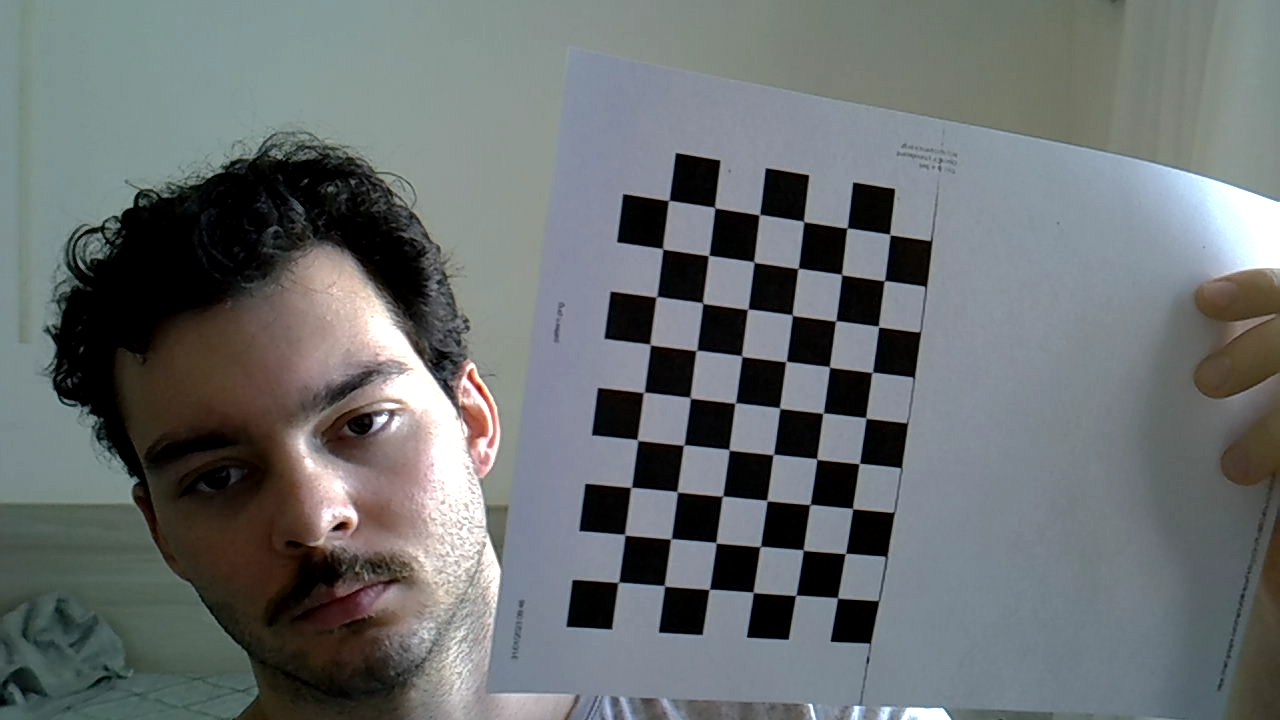
#> input picture Lab2/data/calib/Photo-1.jpeg, 1280 x 720 px; its folder holds only this picture in this run
$ python camera_calib.py
#> lines starting #> are read from the running program, lines starting #| are printed output that depends on the picture; after the words box and inside, x2 and y2 are one past the last pixel; in counts of white or black regions, pixels touching at a corner belong together; long printed decimals are rounded
import numpy as np
import cv2
import glob

criteria = (cv2.TERM_CRITERIA_EPS + cv2.TERM_CRITERIA_MAX_ITER, 30, 0.001)

objp = np.zeros((9*6,3), np.float32)
objp[:,:2] = np.mgrid[0:9,0:6].T.reshape(-1,2)

objpoints = [] # 3d point in real world space
imgpoints = [] # 2d points in image plane.


images = glob.glob('data/calib/*.jpeg')

print(len(images))
for fname in images:
    img = cv2.imread(fname)
#> img is the input picture: shape (720, 1280, 3); mean B, G, R 112, 111.1, 106.3
    gray = cv2.cvtColor(img,cv2.COLOR_BGR2GRAY)
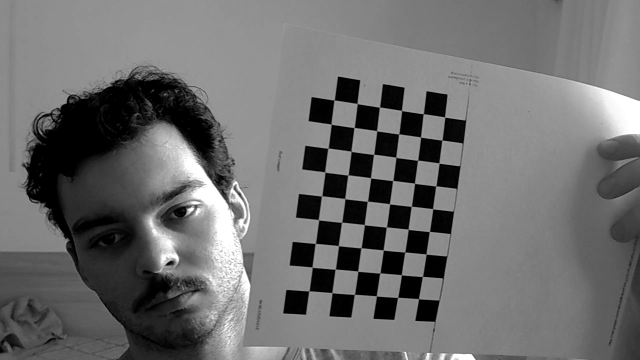
#> gray: shape (720, 1280) (shown at 1/2 size); min 0, max 255, mean 109.8
    # cv2.imshow("img", img)
    # cv2.waitKey(0)
    # Find the chess board corners
    ret, corners = cv2.findChessboardCorners(gray, (9,6),None)
#> ret = True; corners = 54 rows, first 8: [618.3, 582.4], [625.8, 534.4], [631.9, 487.7], [637.5, 439.4], [643.6, 392.2], [650.1, 344.7], [656.7, 297.4], [661.9, 249.7]

    if ret == True:
        objpoints.append(objp)

        corners2 = cv2.cornerSubPix(gray,corners,(11,11),(-1,-1),criteria)
#> corners2 = 54 rows, first 8: [618.4, 582.3], [624.7, 534.7], [631.1, 487.4], [637.5, 440], [643.8, 392.4], [650.1, 344.5], [656.5, 296.7], [662.7, 248.8]
        imgpoints.append(corners2)

        # Draw and display the corners
        img = cv2.drawChessboardCorners(img, (9,6), corners2,ret)
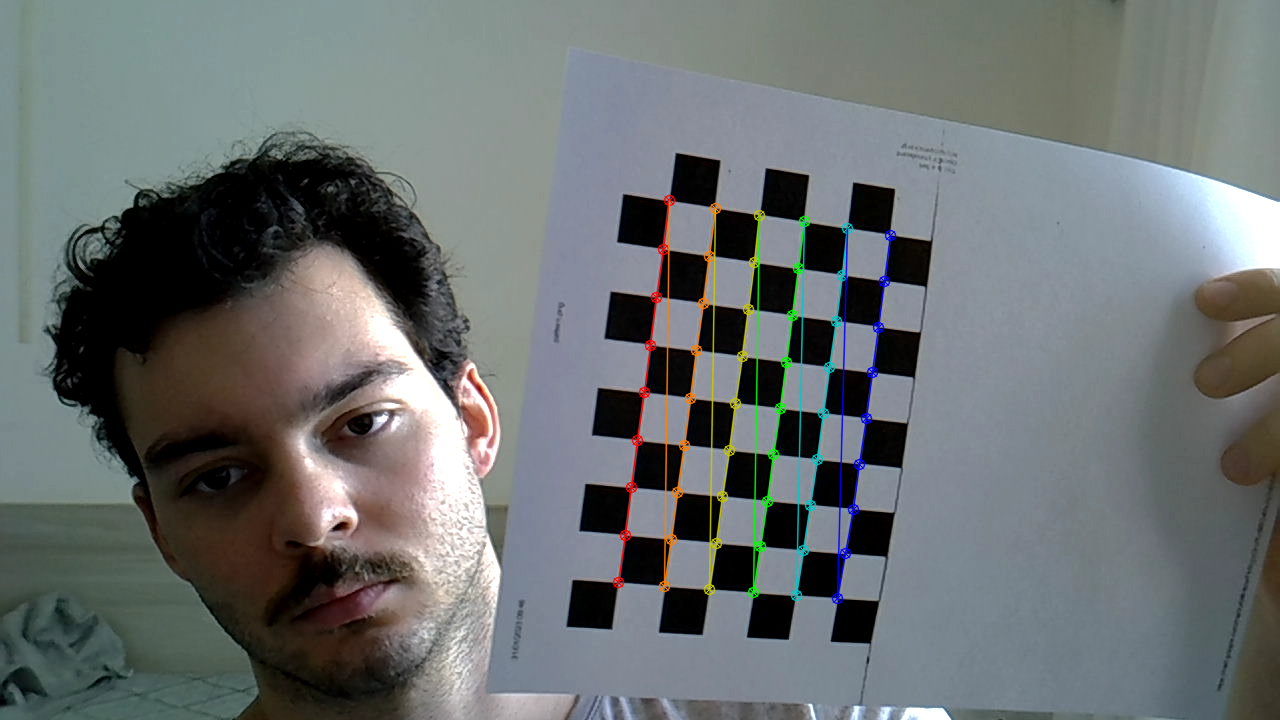
#> img: shape (720, 1280, 3); 1.8% of pixels changed, all inside (x1, y1, x2, y2) = (612, 194, 897, 605)
        cv2.imshow('img',img)
        cv2.waitKey(0)

cv2.destroyAllWindows()
ret, mtx, dist, rvecs, tvecs = cv2.calibrateCamera(objpoints, imgpoints, gray.shape[::-1],None,None)
#> ret = 0.26; mtx = [[1032.3, 0, 618.3], [0, 1043.5, 332], [0, 0, 1]]; dist = [[-0.0302, 1.58, 0.00182, -0.0313, -15.81]]; rvecs = ([0.139, -0.0572, -1.44],); tvecs = ([0.031, 5.22, 21.81],)

print(mtx)
#| [[1.03233685e+03 0.00000000e+00 6.18323879e+02]
#|  [0.00000000e+00 1.04346499e+03 3.32034524e+02]
#|  [0.00000000e+00 0.00000000e+00 1.00000000e+00]]
print(dist)
#| [[-3.02235534e-02  1.58259810e+00  1.81538085e-03 -3.12651754e-02
#|   -1.58139700e+01]]

$ run again, on Lab2/data/calib/Photo-4.jpeg
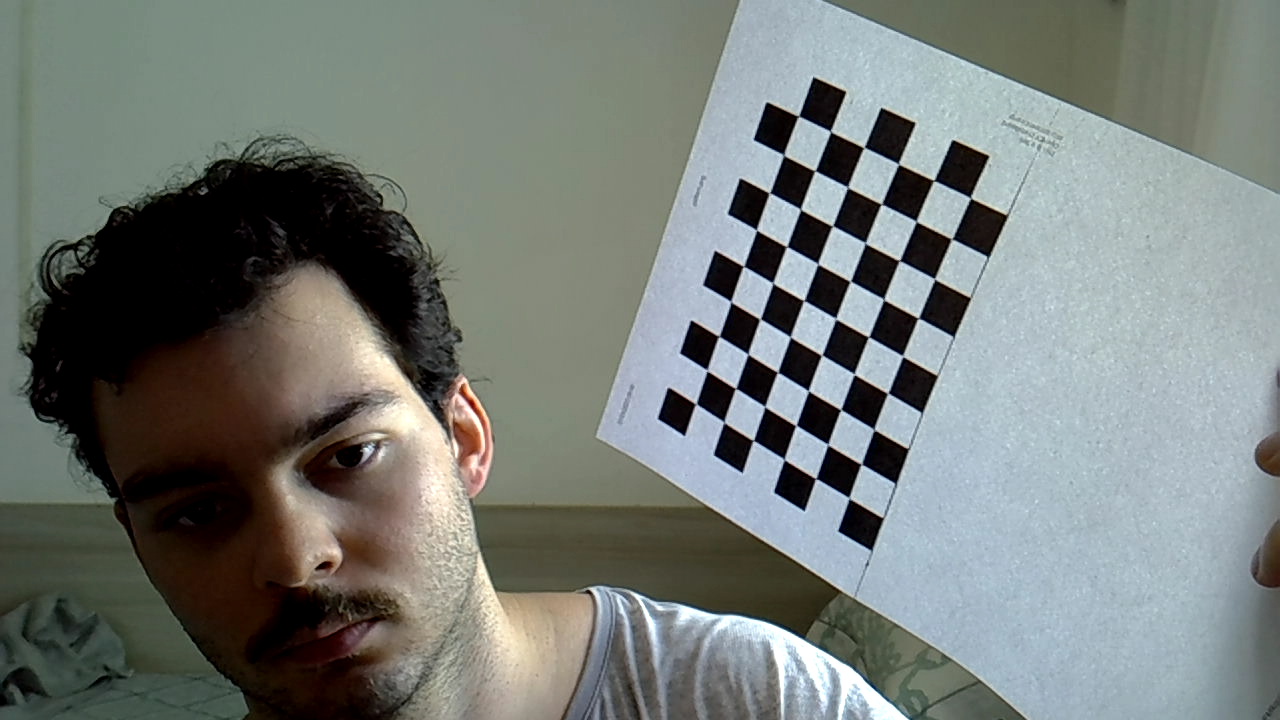
#> input picture Lab2/data/calib/Photo-4.jpeg, 1280 x 720 px
#> img is the input picture: shape (720, 1280, 3); mean B, G, R 119.5, 123.4, 117.6
#> `gray = cv2.cvtColor(img,cv2.COLOR_BGR2GRAY)`:
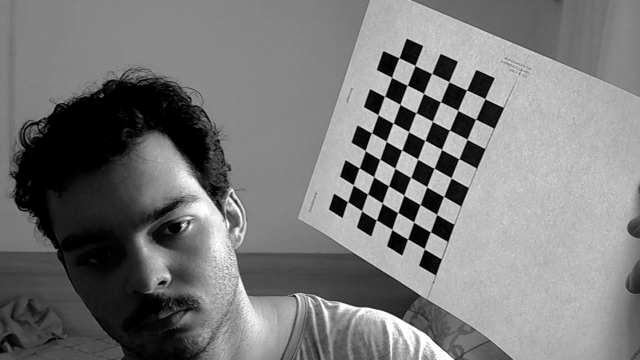
#> gray: shape (720, 1280) (shown at 1/2 size); min 0, max 255, mean 121.2
#> `ret, corners = cv2.findChessboardCorners(gray, (9,6),None)`: ret = True; corners = 54 rows, first 8: [696.8, 403.6], [707.1, 371], [719.5, 336.3], [730.7, 301.3], [743.6, 266.4], [756.7, 230.2], [769, 193], [783.8, 155.3]
#> corners2 = 54 rows, first 8: [695.8, 403.8], [707, 370.4], [718.8, 336.3], [730.8, 301.7], [743.5, 266.2], [756.4, 230], [769.5, 192.9], [783.6, 155]
#> `img = cv2.drawChessboardCorners(img, (9,6), corners2,ret)`:
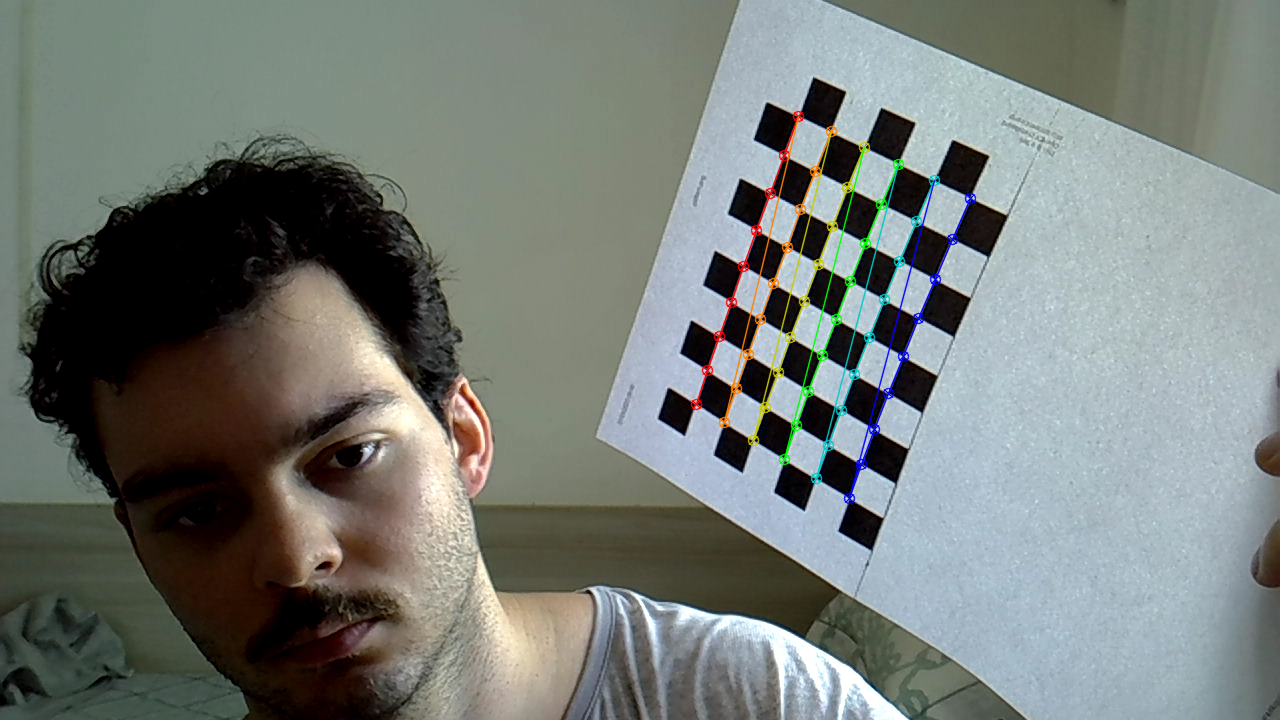
#> img: shape (720, 1280, 3); 1.54% of pixels changed, all inside (x1, y1, x2, y2) = (690, 110, 977, 505)
#> `ret, mtx, dist, rvecs, tvecs = cv2.calibrateCamera(objpoints, imgpoint..`: ret = 0.474; mtx = [[1889.7, 0, 637.1], [0, 2343.9, 293.9], [0, 0, 1]]; dist = [[-0.288, 15.38, -0.0639, 0.332, 57.91]]; rvecs = ([-0.125, 0.475, -1.12],); tvecs = ([1.86, 2.88, 61.98],)
#| [[1.88968881e+03 0.00000000e+00 6.37115502e+02]
#|  [0.00000000e+00 2.34393010e+03 2.93875943e+02]
#|  [0.00000000e+00 0.00000000e+00 1.00000000e+00]]
#| [[-0.2883 15.379  -0.0639  0.332 57.912]]

$ run again, on Lab2/data/calib/Photo-5.jpeg
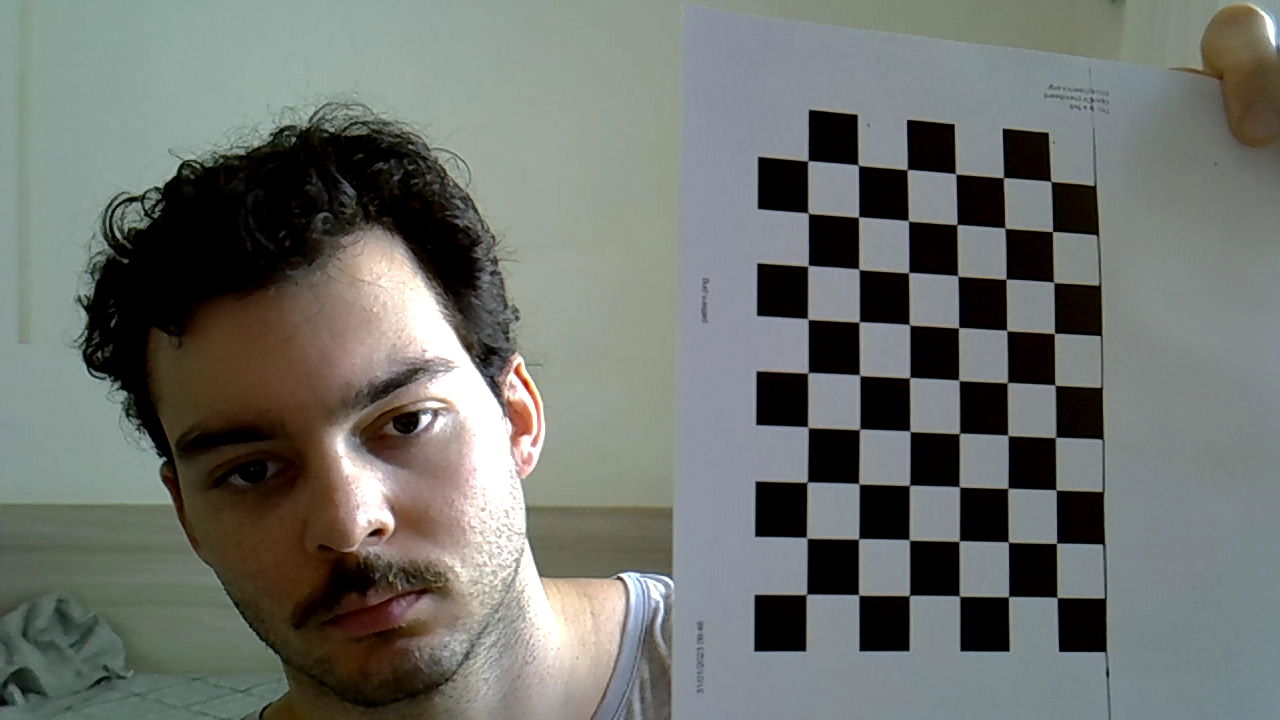
#> input picture Lab2/data/calib/Photo-5.jpeg, 1280 x 720 px
#> img is the input picture: shape (720, 1280, 3); mean B, G, R 109.2, 113.9, 110.7
#> `gray = cv2.cvtColor(img,cv2.COLOR_BGR2GRAY)`:
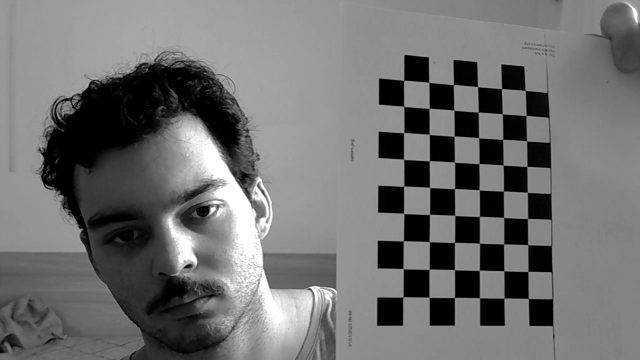
#> gray: shape (720, 1280) (shown at 1/2 size); min 0, max 255, mean 112.4
#> `ret, corners = cv2.findChessboardCorners(gray, (9,6),None)`: ret = True; corners = 54 rows, first 8: [806.2, 594.5], [806.3, 538.1], [805.7, 481.8], [807.8, 427.3], [808.6, 373.5], [807.7, 319.1], [807.6, 265.3], [808.6, 212.3]
#> corners2 = 54 rows, first 8: [806.4, 594.4], [806.7, 537.7], [807.1, 482.2], [807.9, 427.3], [807.9, 372.8], [807.8, 319.1], [808, 265.7], [808.1, 213.2]
#> `img = cv2.drawChessboardCorners(img, (9,6), corners2,ret)`:
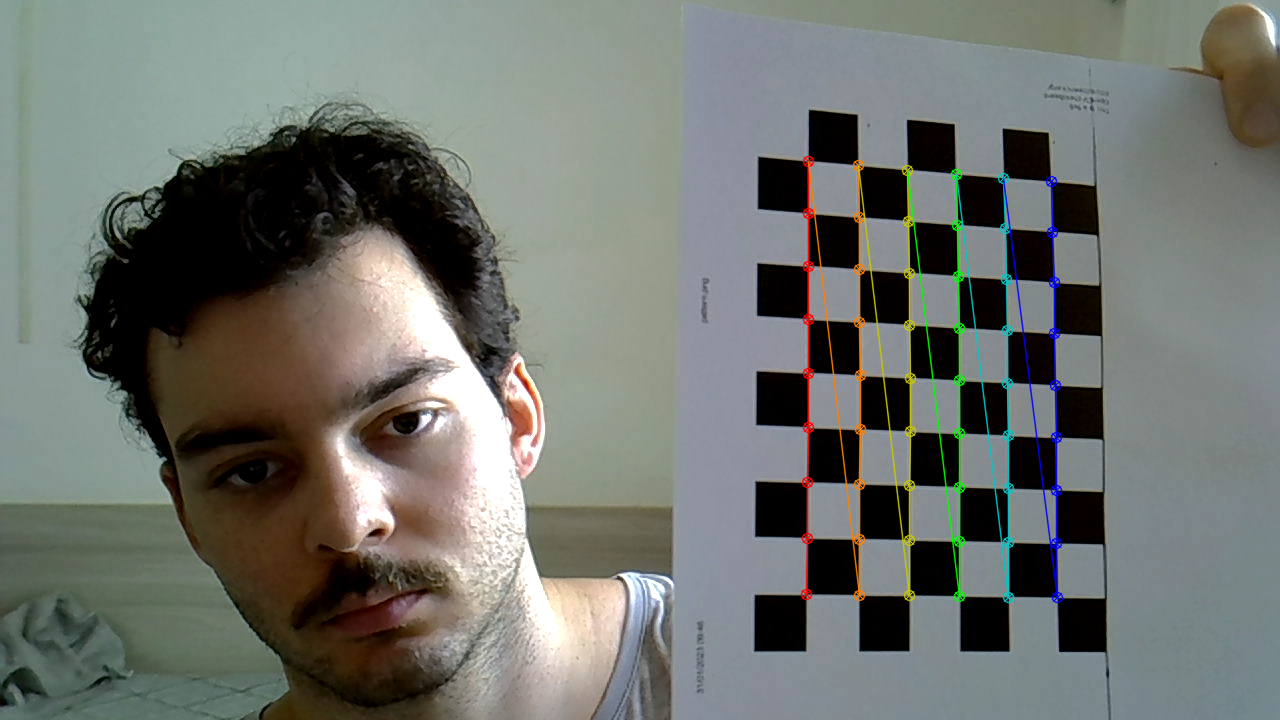
#> img: shape (720, 1280, 3); 1.97% of pixels changed, all inside (x1, y1, x2, y2) = (800, 155, 1064, 604)
#> `ret, mtx, dist, rvecs, tvecs = cv2.calibrateCamera(objpoints, imgpoint..`: ret = 0.307; mtx = [[1128.4, 0, 625.5], [0, 1135.5, 428.4], [0, 0, 1]]; dist = [[-0.041, -0.0552, 0.0198, -0.0226, 0.769]]; rvecs = ([0.0608, -0.133, -1.54],); tvecs = ([3.29, 2.97, 20.38],)
#| [[1.12841494e+03 0.00000000e+00 6.25522399e+02]
#|  [0.00000000e+00 1.13552049e+03 4.28360693e+02]
#|  [0.00000000e+00 0.00000000e+00 1.00000000e+00]]
#| [[-0.04105 -0.05518  0.01979 -0.0226   0.7687]]
